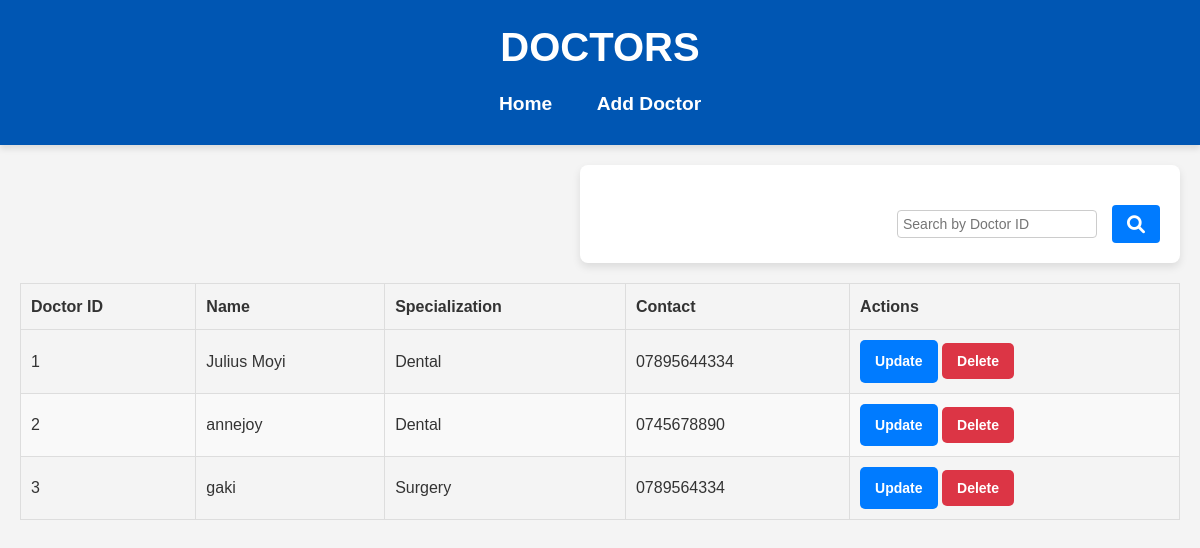
Page /doctors on the committed database.
### models.py (models this page shows)
class Doctor(db.Model):
    id = db.Column(db.Integer, primary_key=True)
    name = db.Column(db.String(100), nullable=False)
    specialization = db.Column(db.String(100), nullable=False)
    contact = db.Column(db.String(20), nullable=False)

### app.py (the view)
@app.route('/doctors')
def doctors():
    doctor_list = Doctor.query.all()
    return render_template('doctors.html', doctors=doctor_list)

### templates/doctors.html (shortened to what this page needs)
<!DOCTYPE html>
<html lang="en">
<head>
    <link rel="stylesheet" href="{{ url_for('static', filename='style.css') }}">
 <link rel="stylesheet" href="https://cdnjs.cloudflare.com/ajax/libs/font-awesome/6.0.0-beta3/css/all.min.css">
</head>
<body>
    <header>
        <h1>DOCTORS</h1>
        <nav>
            <a href="{{ url_for('index') }}">Home</a>
            <a href="{{ url_for('add_doctor') }}">Add Doctor</a>
        </nav>
    </header>
    <main id="container">
        <form id="searchForm" action="{{ url_for('search_doctor') }}" method="get">
            <div class="search-container">
                <input type="text" id="searchInput" name="id" placeholder="Search by Doctor ID" required>
                <button type="submit" class="search-button">
                    <i class="fas fa-search"></i>
                </button>
        </form>
        <table class="doctors-table">
            <thead>
                <tr>
                    <th>Doctor ID</th>
                    <th>Name</th>
                    <th>Specialization</th>
                    <th>Contact</th>
                    <th>Actions</th>
                </tr>
            </thead>
            <tbody>
                {% for doctor in doctors %}
                <tr>
                    <td>{{ doctor.id }}</td>
                    <td>{{ doctor.name }}</td>
                    <td>{{ doctor.specialization }}</td>
                    <td>{{ doctor.contact }}</td>
                    <td class="actions-column">
                        <a href="{{ url_for('update_doctor', doctor_id=doctor.id) }}" class="btn btn-primary">Update</a>
                        <button class="btn btn-danger" onclick="deleteDoctor('{{ url_for('delete_doctor', doctor_id=doctor.id) }}')">Delete</button>
                    </td>
                </tr>
                {% endfor %}
            </tbody>
        </table>
    </main>
</body>
</html>

### static/style.css (style rules this page uses)
* { margin: 0; padding: 0; box-sizing: border-box; }
body { font-family: Arial, sans-serif; line-height: 1.6; color: #333; background-color: #f4f4f4; }
header { background: #0056b3; color: #fff; padding: 15px 0; text-align: center; box-shadow: 0 4px 6px rgba(0, 0, 0, 0.1); }
header h1 { margin: 0; font-size: 2.5em; }
nav { margin: 10px 0; }
nav a { color: #fff; text-decoration: none; margin: 0 20px; font-weight: bold; font-size: 1.2em; transition: color 0.3s ease; }
main { padding: 20px; }
form { background: #fff; padding: 20px; border-radius: 8px; box-shadow: 0 4px 8px rgba(0, 0, 0, 0.1); max-width: 600px; margin: 0 auto; }
form input[type="text"], form input[type="number"], form input[type="datetime-local"], form textarea { width: 100%; padding: 10px; border: 1px solid #ddd; border-radius: 5px; font-size: 1em; }
.btn { padding: 10px 15px; border: none; border-radius: 5px; font-size: 14px; font-weight: bold; cursor: pointer; text-align: center; text-decoration: none; display: inline-block; transition: background-color 0.3s ease, color 0.3s ease; }
.btn-primary { background-color: #007bff; color: #fff; }
.btn-danger { background-color: #dc3545; color: #fff; }
.search-container { display: flex; justify-content: flex-end; margin-bottom: 20px; }
#searchForm { display: flex; align-items: center; justify-content: flex-end; margin-right:0; }
#searchInput { padding: 8px; border: 1px solid #ccc; border-radius: 4px 0 0 4px; font-size: 14px; }
table { width: 100%; border-collapse: collapse; margin-top: 20px; }
table, th, td { border: 1px solid #ddd; }
th, td { padding: 10px; text-align: left; }
thead { background-color: #f4f4f4; }
thead th { font-weight: bold; }
tbody tr:nth-child(even) { background-color: #f9f9f9; }
.doctors-table { width: 100%; border-collapse: collapse; margin: 20px 0; }
.doctors-table th, .doctors-table td { border: 1px solid #ddd; padding: 10px; }
.doctors-table th { background-color: #f4f4f4; text-align: left; }
.doctors-table tr:nth-child(even) { background-color: #f9f9f9; }
.search-container { display: flex; align-items: center; margin:0; }
#searchInput { padding: 10px; font-size: 16px; border: 1px solid #ccc; border-radius: 4px; }
.search-button { background-color: #007bff; border: none; color: white; padding: 10px 15px; margin-left: 10px; border-radius: 4px; cursor: pointer; display: flex; align-items: center; }
.search-button i { font-size: 18px; }
.search-container { display: flex; align-items: center; margin-top: 20px; text-align: right; }
#searchInput { padding: 5px; font-size: 14px; border: 1px solid #ccc; border-radius: 4px; width: 200px; margin-right: 5px; }
a { text-decoration:none; }

### rows in the picture
Doctor: id "1", name "Julius Moyi", specialization "Dental", contact "07895644334"
Doctor: id "2", name "annejoy", specialization "Dental", contact "0745678890"
Doctor: id "3", name "gaki", specialization "Surgery", contact "0789564334"
